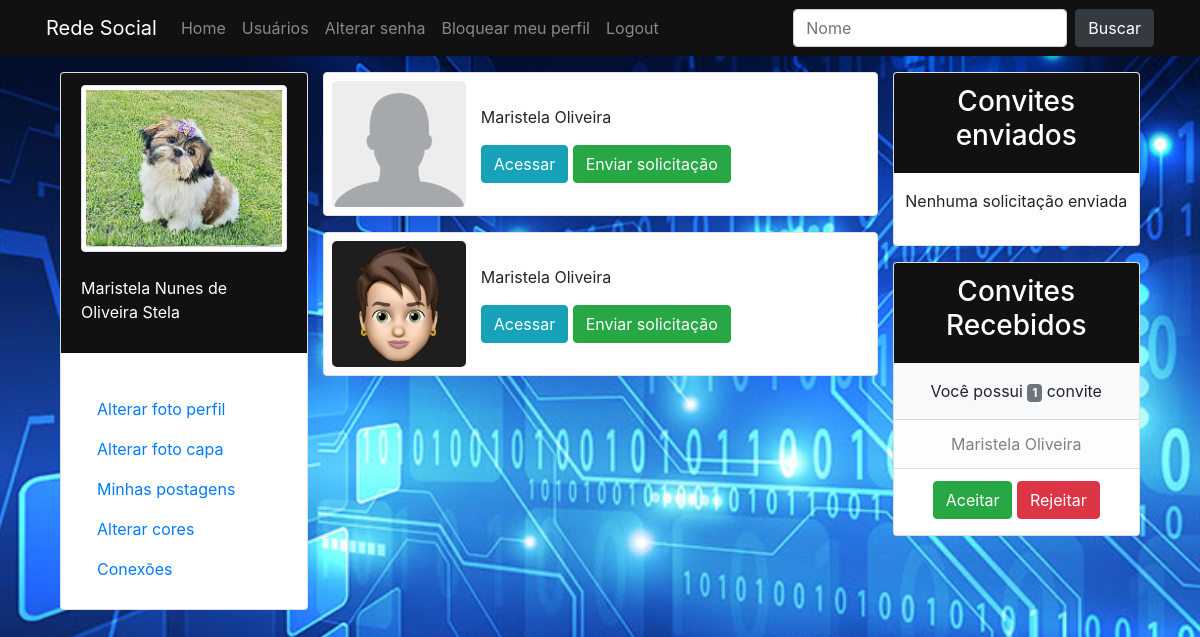
The app's page /encontrar/ (signed in) with its own data.
### perfis/models.py (models this page shows, shortened)
class Perfil(models.Model):
    nome = models.CharField(max_length=255, null=False)
    telefone = models.CharField(max_length=15, null= False)
    nome_empresa = models.CharField(max_length=255, null=False)
    imagem_perfil = models.ImageField(null=True, blank=True, upload_to='uploads/fotoperfil/')
    imagem_capa = models.ImageField(null=True, blank=True, upload_to='uploads/fotocapa/')
    cor = models.CharField(max_length=10, default='#455A64')
    contatos = models.ManyToManyField('self')
    usuario = models.OneToOneField(User, related_name='perfil', on_delete=models.CASCADE)

class Convite(models.Model):
    solicitante = models.ForeignKey(Perfil,on_delete=models.CASCADE,related_name='convites_feitos' )
    convidado = models.ForeignKey(Perfil, on_delete= models.CASCADE, related_name='convites_recebidos')

### perfis/views.py (the view, shortened to what this page needs)
# urls.py: path('encontrar/', views.buscar_usuario, name='buscar_usuario'),
@login_required(login_url='login')
def buscar_usuario(request):
    encontrados = Perfil.objects.all()
    dados = {}
    dados['encontrados'] = encontrados
    dados['perfil_logado'] = request.user.perfil
    return render(request, 'buscarusuario.html', dados)

### perfis/templates/buscarusuario.html
{% extends 'base.html' %}
{% load static %}
{% block main %}
<div>
    {% if encontrados %}
    <ul class="list-group full-w">
        {% for encontrado in encontrados %}
        {% if encontrado.id != user.perfil.id %}
        {% if encontrado in user.perfil.contatos.all %}
        <div class="row border rounded mb-3 py-2 px-2 bg-white">
            <div class="col col-md-3 py-5"
                style="background:  {% if encontrado.imagem_perfil %} url('/media/{{ encontrado.imagem_perfil }}') {% else %} url('{% static 'media/img/user.png' %}') {% endif %} ;
                        background-position: center;
                        background-size: cover;
                        border-radius: 5px;"></div>
            <div class="col col-md-9 bg-white py-4">
                <p>{{ encontrado.nome }}</p>
                <div>
                    <a href="{% url 'exibir' encontrado.id %}" class="btn btn-info">Acessar</a>
                </div>
            </div>
        </div>
        {% else %}
        <div class="row border rounded mb-3 py-2 px-2 bg-white">
            <div class="col col-md-3 py-5"
            style="background:  {% if encontrado.imagem_perfil %} url('/media/{{ encontrado.imagem_perfil }}') {% else %} url('{% static 'media/img/user.png' %}') {% endif %};
            background-position: center;
            background-size: cover;
            border-radius: 5px;"    >
            </div>
            <div class="col col-md-9 bg-white py-4">
                <p>{{ encontrado.nome }}</p>
                <div>
                    <a href="{% url 'exibir' encontrado.id %}" class="btn btn-info">Acessar</a>
                    <a href="{% url 'convidar' encontrado.id %}" class="btn btn-success">Enviar solicitação</a>
                </div>
            </div>
        </div>
        {% endif %}
        {% endif %}
        {% endfor %}
    </ul>
    {% else %}
    <div class="full-w alert alert-warning text-center">
        <h2>Nenhum resultado encontrado</h2>
    </div>
    {% endif %}
</div>
{% endblock %}

### perfis/templates/base.html (shortened to what this page needs)
{% load static %}
<!DOCTYPE html>
<html lang="pt-br">
<head>
    <link rel="stylesheet" href="https://stackpath.bootstrapcdn.com/bootstrap/4.3.1/css/bootstrap.min.css"
>
    <link rel="stylesheet" href="{% static '/css/estilo.css' %}" rel="stylesheet">
</head>
<body style="{% if perfil_logado.imagem_capa %} background: url('/media/{{ perfil_logado.imagem_capa }}'); {% else %} background: #CFD8DC; {% endif %}
                background-repeat: no-repeat;
                background-size: cover;
                background-position: center;
                background-attachment: fixed;">
    <div class="navbar-dark fixed-top" style="background: {{ perfil_logado.cor }};">
        <nav class="navbar container navbar-expand-lg">
            <a class="navbar-brand" href="/">Rede Social</a>
            <div class="collapse navbar-collapse" id="navbarSupportedContent">
                <ul class="navbar-nav mr-auto">
                    <li class="nav-item">
                        <a class="nav-link" href="/">Home</a>
                    </li>
                    <li class="nav-item">
                        <a class="nav-link" href="{% url 'buscar_usuario' %}">Usuários</a>
                    </li>
                    <li class="nav-item">
                        <a class="nav-link" href="{% url 'alterar_senha' %}">Alterar senha</a>
                    </li>
                    <li class="nav-item">
                        <a class="nav-link" href="{% url 'bloquear_meu_user' %}">Bloquear meu perfil</a>
                    </li>
                    <li class="nav-item">
                        <a class="nav-link" href="{% url 'deslogar' %}">Logout</a>
                    </li>
                </ul>
                <form method="POST" action="{% url 'buscar_usuario' %}"
                    class="form-inline my-2 my-lg-0 form-busca-usuario">
                    <input class="form-control mr-sm-2" type="search" name="busca" placeholder="Nome">
                    <button class="btn btn-dark my-2 my-sm-0" type="submit">Buscar</button>
                </form>
            </div>
        </nav>
    </div>
    <main class="mt-5 index">
        <div class="row container">
            <section class="col col-sm-12 col-md-3 col-lg-3 col-xl-3 mt-4 opcoes-do-usuario">
                <div class="card">
                    <div class="card-header center-center" style="background: {{ perfil_logado.cor }};"
                        data-toggle="tooltip" data-placement="bottom" title="Alterar foto do perfil">
                        <img src="{% if perfil_logado.imagem_perfil %} /media/{{ perfil_logado.imagem_perfil }}
                        {% else %} {% static 'media/img/user.png' %} {% endif %}" alt="Usuário" width="100%"
                            class="img-fluid img-thumbnail"><br>
                        <p class="text-white">{{ perfil_logado.nome }}</p>
                    </div>
                    <div class="card-body">
                        <ul class="nav flex-column mt-3">
                            <li class="nav-item"> <a class="nav-link" href="" data-toggle="modal"
                                    data-target="#alterarFotoPerfil">Alterar foto perfil</a> </li>
                            <li class="nav-item"> <a class="nav-link" href="" data-toggle="modal"
                                    data-target="#alterarFotoCapa">Alterar foto capa</a> </li>
                            <li class="nav-item">
                                <a class="nav-link" href="{% url 'minhas_postagens' %}">Minhas postagens</a>
                            </li>
                            <li class="nav-item"> <a class="nav-link" href="" data-toggle="modal"
                                    data-target="#alterarCorPerfil">Alterar cores</a> </li>
                            <li class="nav-item"> <a class="nav-link" href="{% url 'conexoes' %}">Conexões</a> </li>
                        </ul>
                    </div>
                </div>
            </section>
            <div class="col col-sm-12 col-md-12 col-lg-6 col-xl-6 mt-4">
                {% block main %}
                {% endblock %}
            </div>
            <aside class="col col-sm-12 col-md-12 col-lg-3 col-xl-3 mt-4">
                <div class="bg-white card">
                    <div class="card-header text-white" style="background: {{ perfil_logado.cor }};">
                        <h3 class="text-center">Convites enviados</h3>
                    </div>
                    <div class="card-body px-0 py-0">
                        {% if perfil_logado.convites_feitos.all %}
                        <ul class="list-group">
                            <p class="text-center px-1 pt-3">
                                você possui <span
                                    class="badge badge-secondary">{{ perfil_logado.convites_feitos.count }}</span>
                                convite{{ perfil_logado.convites_feitos.count|pluralize }}
                            </p>
                            {% for convite in perfil_logado.convites_feitos.all %}
                            <a class="list-group-item list-group-item-action list-group-item-light full-w text-center"
                                href="{% url 'exibir' convite.convidado.id %}">
                                {{ convite.convidado.nome }}
                            </a>
                            <li class="list-group-item text-center">
                                <a href="{% url 'rejeitar' convite.id %}"
                                    class="float-center btn btn-danger full-w">cancelar</a></li>
                            {% endfor %}
                        </ul>
                        {% else %}
                        <p class=" px-2 py-3 text-center">Nenhuma solicitação enviada</p>
                        {% endif %}
                    </div>
                </div>
                <div class="mt-3 card bg-white">
                    <div class="card-header text-white" style="background: {{ perfil_logado.cor }};">
                        <h3 class="text-center">Convites Recebidos</h3>
                    </div>
                    <div class="card-body px-0 py-0">
                        {% if perfil_logado.convites_recebidos.all %}
                        <ul class="list-group list-group-flush bg-light">
                            <p class="text-center px-1 pt-3">
                                Você possui
                                <span class="badge badge-secondary">{{ perfil_logado.convites_recebidos.count }}</span>
                                convite{{ perfil_logado.convites_recebidos.count|pluralize }}
                            </p>
                            {% for convite in perfil_logado.convites_recebidos.all %}
                            <a class="list-group-item list-group-item-action list-group-item-light full-w text-center"
                                href="{% url 'exibir' convite.solicitante.id %}">
                                {{ convite.solicitante.nome }}
                            </a>
                            <li class="list-group-item full-w text-center mb-1">
                                <a href="/perfil/{{ convite.id }}/aceitar"
                                    class="float-center btn btn-success">Aceitar</a> <a
                                    href="/perfil/{{ convite.id }}/rejeitar"
                                    class="float-center btn btn-danger">Rejeitar</a>
                            </li>
                            {% endfor %}
                        </ul>
                        {% else %}
                        <p class="px-2 py-3 text-center">Nenhuma solicitação recebida</p>
                        {% endif %}
                    </div>
                </div>
            </aside>
        </div>
    </main>
</body>
</html>

### perfis/static/css/estilo.css (style rules this page uses)
html, body { height: 100%; }
main.index { min-height: calc(100% - 56px); display: flex; flex-direction: row; justify-content: center; }
.opcoes-do-usuario { display: flex; flex-direction: column; justify-content: flex-start; align-items: center; }
.center-center { display: flex; flex-direction: column; justify-content: center; align-items: center; }
.full-w { width: 100%; }

### records on screen
Perfil: imagem_perfil (picture), nome "Maristela Nunes de Oliveira Stela", convites_recebidos.count "1"
Perfil: nome "Maristela Oliveira"
Perfil: imagem_perfil (picture), nome "Maristela Oliveira"
Convite: solicitante.nome "Maristela Oliveira"
